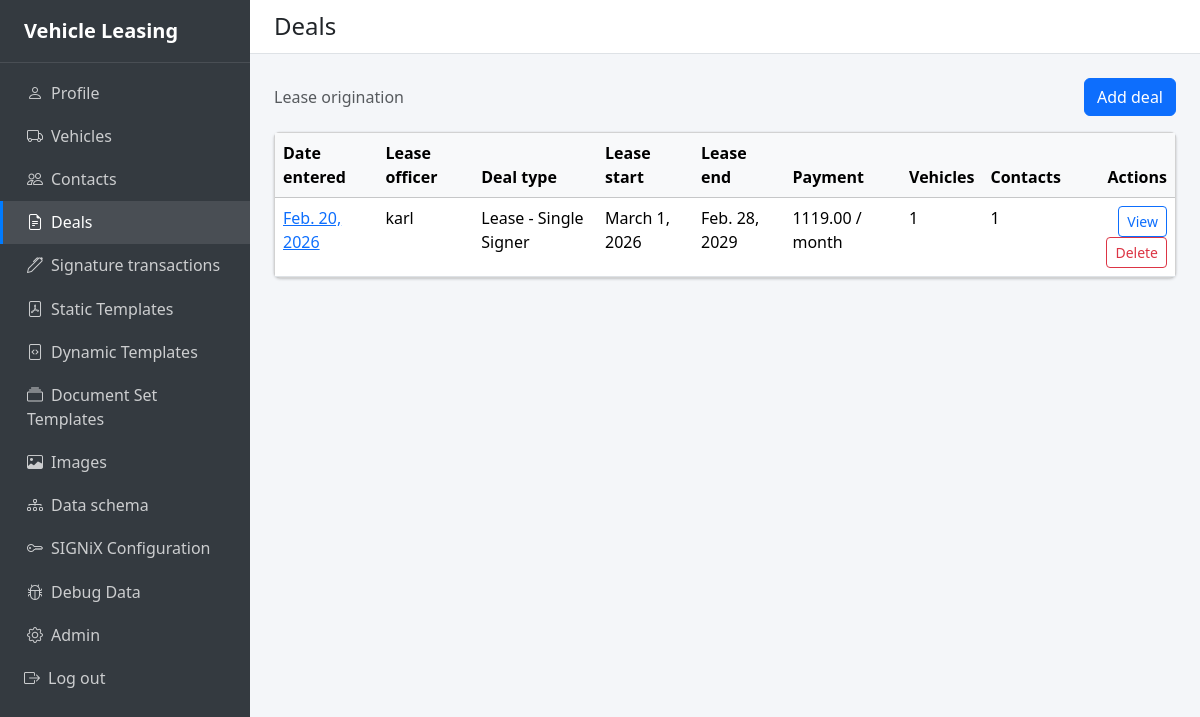
The page /deals/ (signed in) on the database its author committed.
### apps/deals/models.py (models this page shows, shortened)
class Deal(models.Model):
    lease_officer = models.ForeignKey(
        settings.AUTH_USER_MODEL,
        on_delete=models.CASCADE,
        related_name="deals",
    )
    deal_type = models.ForeignKey(
        DealType,
        on_delete=models.PROTECT,
        related_name="deals",
        null=True,
        blank=True,
    )
    vehicles = models.ManyToManyField(Vehicle, blank=True, related_name="deals")
    contacts = models.ManyToManyField(Contact, blank=True, related_name="deals")
    date_entered = models.DateField()
    lease_start_date = models.DateField()
    lease_end_date = models.DateField()
    payment_amount = models.DecimalField(max_digits=12, decimal_places=2)
    payment_period = models.CharField(max_length=20, default="month")
    security_deposit = models.DecimalField(
        max_digits=12, decimal_places=2, default=Decimal("0")
    )
    insurance_amount = models.DecimalField(
        max_digits=12, decimal_places=2, default=Decimal("0")
    )
    governing_law = models.CharField(max_length=100, default="Delaware")
    signer_order = models.JSONField(null=True, blank=True)
    signer_authentication = models.JSONField(null=True, blank=True)
    class Meta:
        verbose_name = "Deal"
        verbose_name_plural = "Deals"
        ordering = ["-date_entered", "-id"]

class DealType(models.Model):
    name = models.CharField(max_length=100, unique=True)
    class Meta:
        verbose_name = "Deal Type"
        verbose_name_plural = "Deal Types"

### apps/deals/views.py (the view)
# urls.py: path("", views.deal_list, name="deal_list"),
@login_required
def deal_list(request):
    deals = Deal.objects.all().select_related(
        "lease_officer", "deal_type"
    ).prefetch_related("vehicles", "contacts")
    return render(request, "deals/deal_list.html", {"deal_list": deals})

### templates/deals/deal_list.html (shortened to what this page needs)
{% extends "base.html" %}
{% block content_header %}Deals{% endblock %}
{% block content %}
<div class="d-flex justify-content-between align-items-center mb-3">
  <span class="text-muted">Lease origination</span>
  <a href="{% url 'deals:deal_add' %}" class="btn btn-primary">Add deal</a>
</div>
<div class="card">
  <div class="card-body p-0">
    <div class="table-responsive">
      <table class="table table-hover mb-0">
        <thead class="table-light">
          <tr>
            <th>Date entered</th>
            <th>Lease officer</th>
            <th>Deal type</th>
            <th>Lease start</th>
            <th>Lease end</th>
            <th>Payment</th>
            <th>Vehicles</th>
            <th>Contacts</th>
            <th class="text-end">Actions</th>
          </tr>
        </thead>
        <tbody>
          {% for deal in deal_list %}
          <tr>
            <td><a href="{% url 'deals:deal_detail' deal.pk %}">{{ deal.date_entered }}</a></td>
            <td>{{ deal.lease_officer.get_username }}</td>
            <td>{{ deal.deal_type.name|default:"—" }}</td>
            <td>{{ deal.lease_start_date }}</td>
            <td>{{ deal.lease_end_date }}</td>
            <td>{{ deal.payment_amount }} / {{ deal.payment_period }}</td>
            <td>{{ deal.vehicles.count }}</td>
            <td>{{ deal.contacts.count }}</td>
            <td class="text-end">
              <a href="{% url 'deals:deal_detail' deal.pk %}" class="btn btn-sm btn-outline-primary">View</a>
              <a href="{% url 'deals:deal_delete_confirm' deal.pk %}" class="btn btn-sm btn-outline-danger">Delete</a>
            </td>
          </tr>
          {% empty %}
          <tr>
            <td colspan="9" class="text-center text-muted py-4">
              No deals yet. Add one to get started.
            </td>
          </tr>
          {% endfor %}
        </tbody>
      </table>
    </div>
  </div>
</div>
{% endblock %}

### templates/base.html (style rules this page uses)
.app-content-body .card { box-shadow: 0 0 1px rgba(0,0,0,.125), 0 1px 3px rgba(0,0,0,.2); }

### rows shown on the page
Deal: date_entered "Feb. 20, 2026", lease_officer.get_username "karl", deal_type.name "Lease - Single Signer", lease_start_date "March 1, 2026", lease_end_date "Feb. 28, 2029", payment_amount "1119.00", payment_period "month", vehicles.count "1", contacts.count "1"
